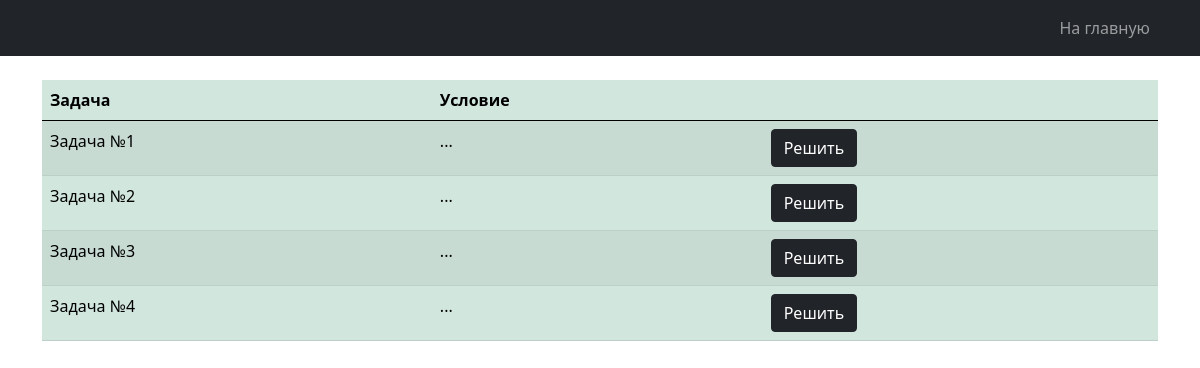
Page /theme-detail/4 on the earlier database version.
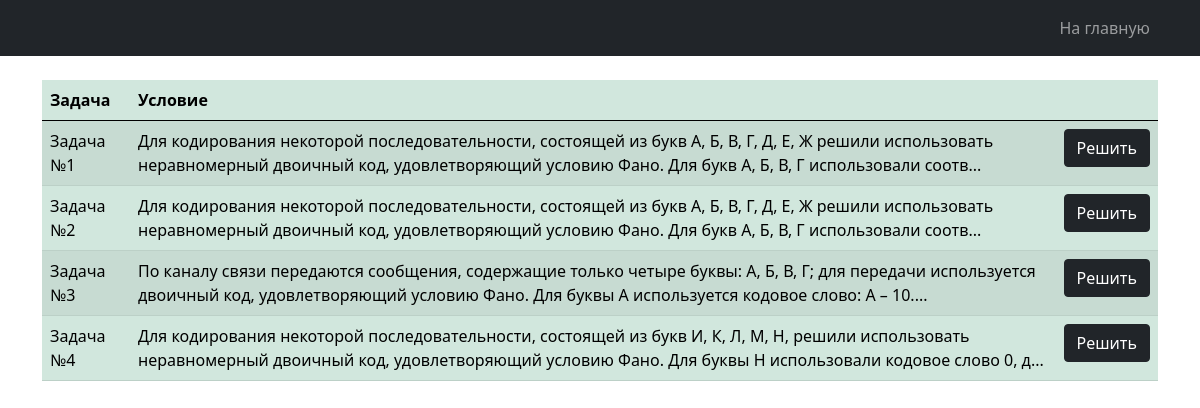
Same page on the later database version.
### app/models.py (models this page shows, shortened)
class Exercise(models.Model):
    theme = models.ForeignKey(
        'Theme',
        on_delete=models.CASCADE,
        verbose_name='Тема',
    )
    number = models.PositiveSmallIntegerField(
        verbose_name='Номер задачи',
    )
    short_description = models.CharField(
        verbose_name='Описание',
        max_length=200,
        blank=True,
        null=True,
    )
    description = models.TextField(
        verbose_name='Условие задачи',
    )
    file = models.FileField(
        upload_to='uploads/%Y/%m/%d/',
        blank=True,
        null=True,
    )
    correct_answer = models.CharField(
        verbose_name='Правильный ответ',
        max_length=250,
    )
    def get_absolute_url(self):
        return f'/exercise-detail/{self.pk}'
    class Meta:
        ordering = ['theme', 'number']

### app/views.py (the view)
# urls.py: path('theme-detail/<int:pk>', ThemeDetailView.as_view(), name='theme_detail'),
class ThemeDetailView(DetailView):
    model = Theme
    def get_context_data(self, **kwargs):
        context = super().get_context_data(**kwargs)
        exercises = Exercise.objects.filter(theme=kwargs.get('object'))
        context['exercises'] = exercises
        return context

### app/templates/app/theme_detail.html
{% extends 'base.html' %}
{% block content %}
    <br>
    <table class="table table-success table-striped">
        <thead>
        <tr>
            <th scope="col">Задача</th>
            <th scope="col">Условие</th>
            <th scope="col"></th>
        </tr>
        </thead>
        <tbody>
        {% for exercise in exercises %}
            <tr>
                <td>Задача №{{ exercise.number }}</td>
                <td>
                    {{ exercise.short_description|default:'' }}...
                </td>
                <td><a href="{{ exercise.get_absolute_url }}" class="btn btn-dark" role="button">Решить</a></td>
            </tr>
        {% endfor %}
        </tbody>
    </table>
{% endblock content %}

### templates/base.html (shortened to what this page needs)
{% load static %}
<!DOCTYPE html>
<html lang="en">
    <head>
        <link href="{% static 'css/styles.css' %}" rel="stylesheet" />
    </head>
    <body>
        <nav class="navbar navbar-expand-lg navbar-dark bg-dark">
            <div class="container">
                <div class="collapse navbar-collapse" id="navbarSupportedContent">
                    <ul class="navbar-nav ms-auto mb-2 mb-lg-0">
                        <li class="nav-item"><a class="nav-link" href="{% url 'theme-list' %}">На главную</a></li>
                    </ul>
                </div>
            </div>
        </nav>
        <div class="container">
           {% block content %}
           {% endblock content %}
        </div>
    </body>
</html>

Differences in the rows shown:
removed Exercise: number "1"
removed Exercise: number "2"
removed Exercise: number "3"
removed Exercise: number "4"
added Exercise: number "1", short_description "Для кодирования некоторой последовательности, состоящей из букв А, Б, В, Г, Д, Е, Ж решили использовать неравномерный двоичный код, удовлетворяющий условию Фано. Для букв А, Б, В, Г использовали соотв"
added Exercise: number "2", short_description "Для кодирования некоторой последовательности, состоящей из букв А, Б, В, Г, Д, Е, Ж решили использовать неравномерный двоичный код, удовлетворяющий условию Фано. Для букв А, Б, В, Г использовали соотв"
added Exercise: number "3", short_description "По каналу связи передаются сообщения, содержащие только четыре буквы: А, Б, В, Г; для передачи используется двоичный код, удовлетворяющий условию Фано. Для буквы А используется кодовое слово: А – 10."
added Exercise: number "4", short_description "Для кодирования некоторой последовательности, состоящей из букв И, К, Л, М, Н, решили использовать неравномерный двоичный код, удовлетворяющий условию Фано. Для буквы Н использовали кодовое слово 0, д"
